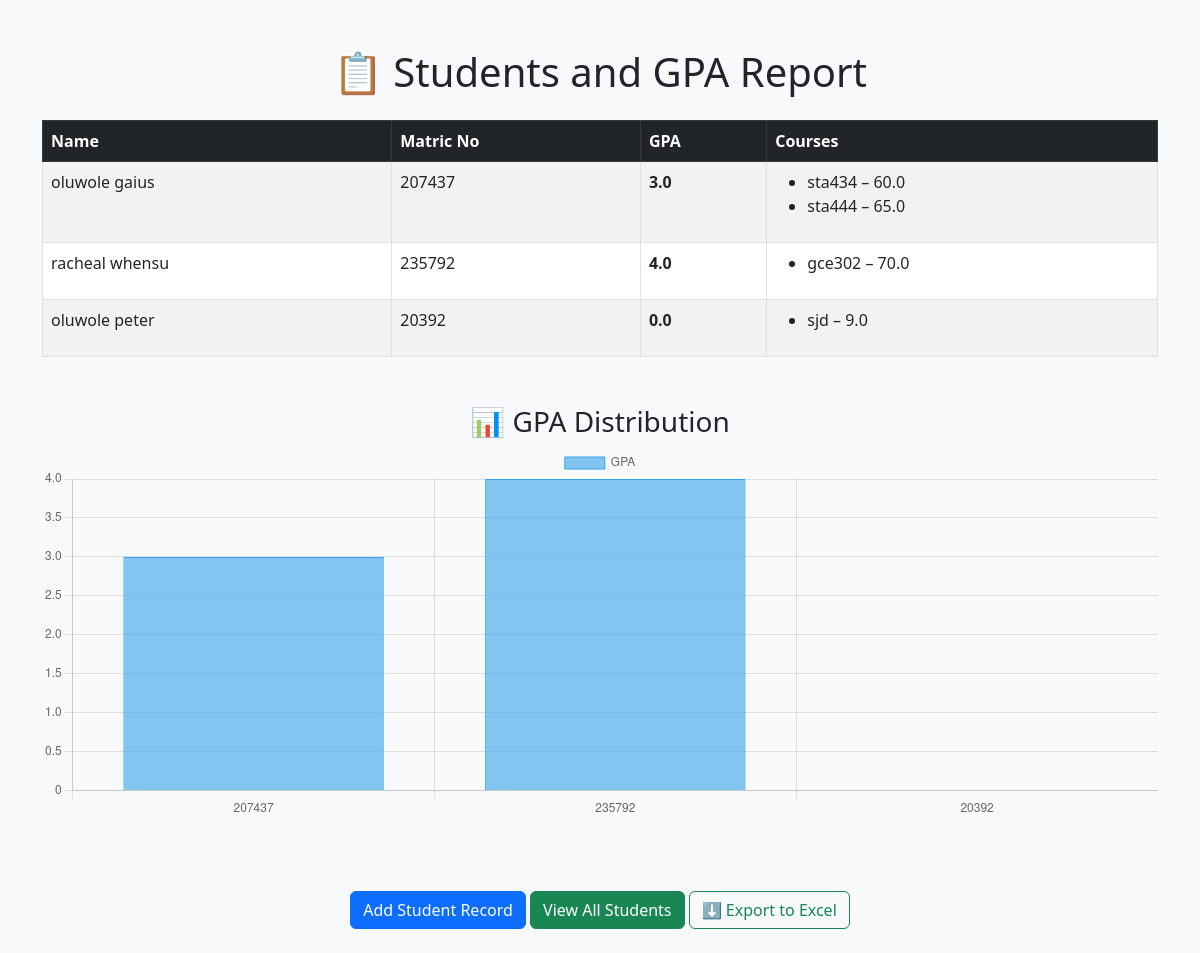
Before: /students with the older database file.
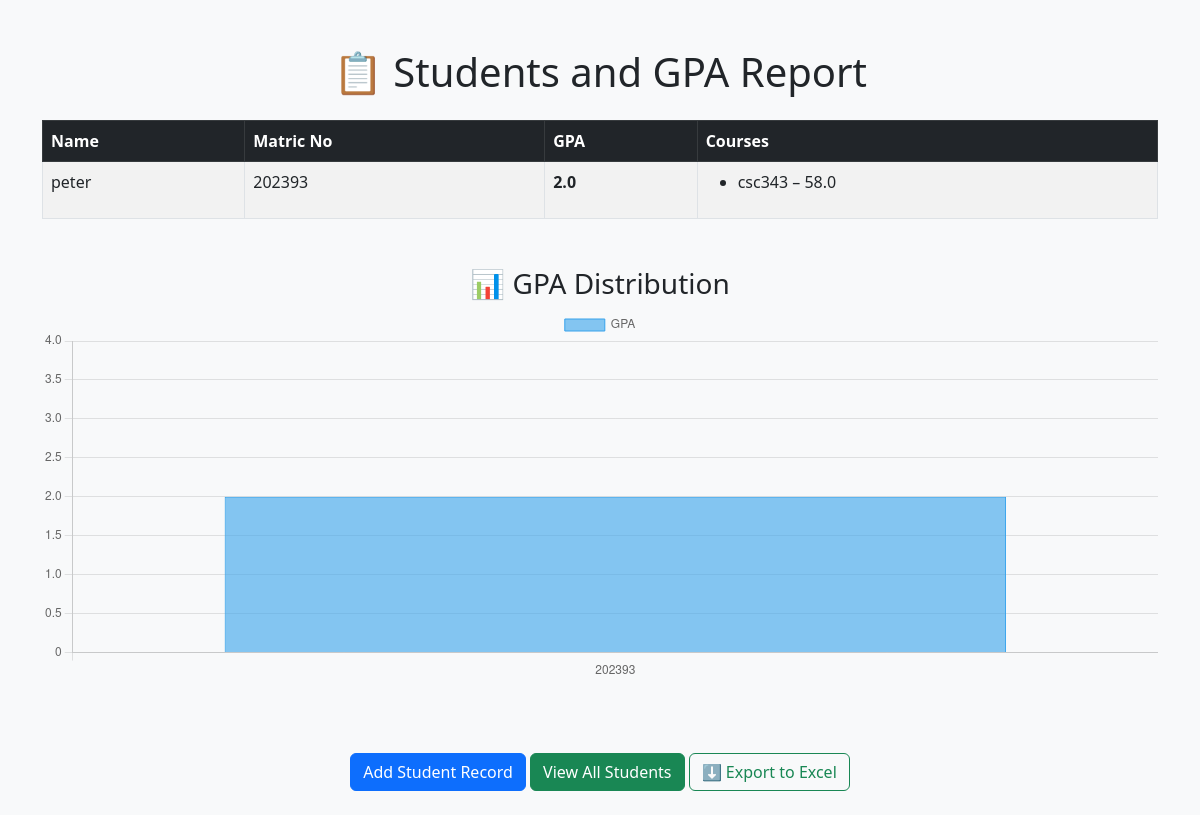
After: the same page with the newer database file.
### app.py (models this page shows)
class Student(db.Model):
    id = db.Column(db.Integer, primary_key=True)
    name = db.Column(db.String(100), nullable=False)
    matric_no = db.Column(db.String(50), unique=True, nullable=False)
    courses = db.relationship('CourseGrade', backref='student', lazy=True)

class CourseGrade(db.Model):
    id = db.Column(db.Integer, primary_key=True)
    course_name = db.Column(db.String(100), nullable=False)
    score = db.Column(db.Float, nullable=False)
    student_id = db.Column(db.Integer, db.ForeignKey('student.id'), nullable=False)

### app.py (the view)
@app.route('/students')
def list_students():
    students = Student.query.all()
    student_data = []
    for student in students:
        gpa = calculate_gpa(student.courses)
        student_data.append({
            'name': student.name,
            'matric': student.matric_no,
            'gpa': gpa,
            'courses': student.courses
        })
    return render_template('students.html', students=student_data)

### app.py (called while the page is built)
def calculate_gpa(grades):
    total_points = 0
    total_courses = len(grades)
    for grade in grades:
        score = grade.score
        if score >= 70:
            points = 4.0
        elif score >= 60:
            points = 3.0
        elif score >= 50:
            points = 2.0
        elif score >= 45:
            points = 1.0
        else:
            points = 0.0
        total_points += points
    return round(total_points / total_courses, 2) if total_courses > 0 else 0.0

### templates/students.html (shortened to what this page needs)
<!DOCTYPE html>
<html lang="en">
<head>
    <link href="https://cdn.jsdelivr.net/npm/bootstrap@5.3.0/dist/css/bootstrap.min.css" rel="stylesheet">
</head>
<body class="bg-light text-dark">
    <div class="container py-5">
        <h1 class="text-center mb-4">📋 Students and GPA Report</h1>
        <table class="table table-bordered table-striped">
            <thead class="table-dark">
                <tr>
                    <th>Name</th>
                    <th>Matric No</th>
                    <th>GPA</th>
                    <th>Courses</th>
                </tr>
            </thead>
            <tbody>
                {% for student in students %}
                <tr>
                    <td>{{ student.name }}</td>
                    <td>{{ student.matric }}</td>
                    <td><strong>{{ student.gpa }}</strong></td>
                    <td>
                        <ul>
                            {% for course in student.courses %}
                            <li>{{ course.course_name }} – {{ course.score }}</li>
                            {% endfor %}
                        </ul>
                    </td>
                </tr>
                {% endfor %}
            </tbody>
        </table>
        <h3 class="text-center mt-5">📊 GPA Distribution</h3>
        <canvas id="gpaChart" height="100"></canvas>
    </div>
    <div class="text-center my-4">
        <a href="/add" class="btn btn-primary">Add Student Record</a>
        <a href="/students" class="btn btn-success">View All Students</a>
         <a href="/export/excel" class="btn btn-outline-success">⬇️ Export to Excel</a>
    </div>
    <script>
        const labels = {{ students | map(attribute='matric') | list | tojson | safe }};
        const gpaData = {{ students | map(attribute='gpa') | list | tojson | safe }};
        const ctx = document.getElementById('gpaChart').getContext('2d');
        const gpaChart = new Chart(ctx, {
            type: 'bar',
            data: {
                labels: labels,
                datasets: [{
                    label: 'GPA',
                    data: gpaData,
                    backgroundColor: 'rgba(54, 162, 235, 0.6)',
                    borderColor: 'rgba(54, 162, 235, 1)',
                    borderWidth: 1
                }]
            },
            options: {
                scales: {
                    y: {
                        suggestedMin: 0,
                        suggestedMax: 4,
                        ticks: {
                            stepSize: 0.5
                        }
                    }
                }
            }
        });
    </script>
</body>
</html>

Changed rows visible on the page:
removed CourseGrade: course_name "sta444", score "65.0"
removed Student: name "racheal whensu", matric "235792", gpa "4.0"
removed CourseGrade: course_name "gce302", score "70.0", shown under "racheal whensu"
removed Student: name "oluwole peter", matric "20392", gpa "0.0"
removed CourseGrade: course_name "sjd", score "9.0", shown under "oluwole peter"
changed Student: name "oluwole gaius" → "peter"; matric "207437" → "202393"; gpa "3.0" → "2.0"
changed CourseGrade: course_name "sta434" → "csc343"; score "60.0" → "58.0"
Other visible differences:
chart data {{ students | map(attribute='matric') | list | tojson | safe }}: ["207437", "235792", "20392"] → ["202393"]
chart data {{ students | map(attribute='gpa') | list | tojson | safe }}: [3.0, 4.0, 0.0] → [2.0]
